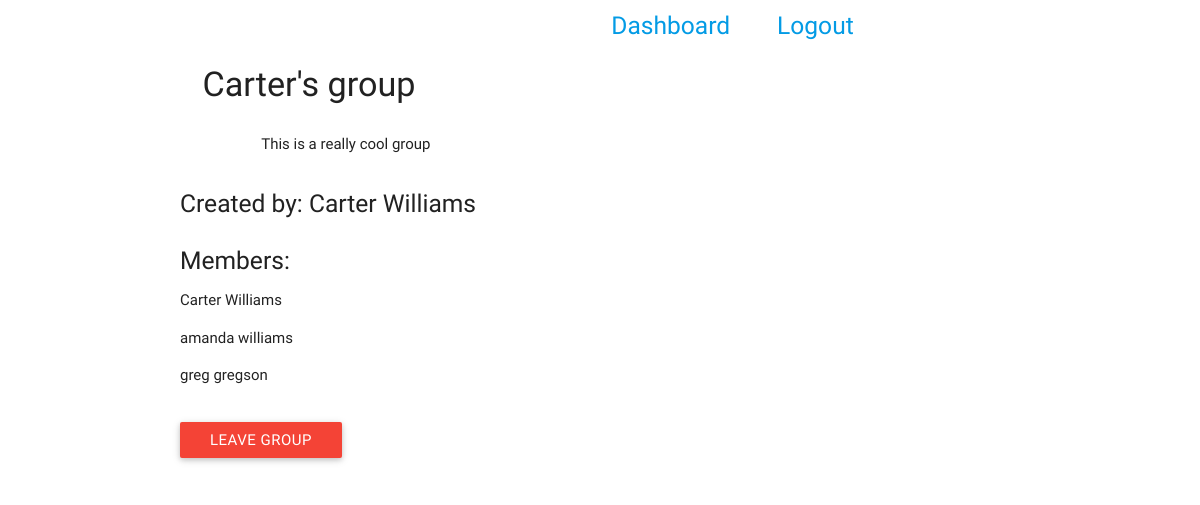
Screenshot of /groups/27/ (signed in) with the database file from the repository.
### apps/groups/models.py (models this page shows)
class Group(models.Model):
	name = models.CharField(max_length=60)
	description = models.CharField(max_length=100)
	created_by = models.ForeignKey(User)
	created_at = models.DateField(default=timezone.now())

class User(models.Model):
	first_name = models.CharField(max_length=60)
	last_name = models.CharField(max_length=60)
	username = models.CharField(max_length=60)
	password = models.CharField(max_length=60)
	created_at = models.DateField(default=timezone.now())

class Member(models.Model):
	user = models.ForeignKey(User)
	group = models.ForeignKey(Group)

### apps/groups/views.py (the view)
# urls.py: url(r'^groups/(?P<id>\d+)/$', views.singleOrganizer, name='show'),
def singleOrganizer(request, id):
	if request.method == 'DELETE':
		print 'delete'
		group = Group.objects.get(id = id)
		group.delete()
		print 'redirecting'
		return redirect('/groups')
	elif request.method == 'GET':
		print 'GET a single group'
		group = Group.objects.get(id = id)
		members = Member.objects.all().filter(group = group)
		user = User.objects.get(id = request.session['user'])
		isMember = False
		isCreator = False
		if group.created_by == user:
			isCreator = True
		for member in members:
			if member.user == user:
				isMember = True
		context = {
			'group': group,
			'members': members,
			'isCreator': isCreator,
			'isMember': isMember,
		}
		return render(request, 'groups/show.html', context)

### apps/groups/templates/groups/show.html (shortened to what this page needs)
<!DOCTYPE html>
<html>
<head>
	<link rel="stylesheet" type="text/css" href="/static/groups/assets/css/materialize.min.css">
</head>
<body>
<div class="container">
	<div class="row">
		<h5 class="col s12 right-align"><a href="/groups/" class="col s2 right-align offset-s6">Dashboard</a><a href="/users/logout/" class="col s2 right-align">Logout</a></h5>
		<h4 class="col s12">{{ group.name }}</h4>
		<div class="row">
			<p class="col s11 offset-s1">{{ group.description }}</p>
		</div>
		<div class="row">
			<h5>Created by: {{ group.created_by.first_name }} {{ group.created_by.last_name }}</h5>
		</div>
		<div class="row">
			<h5>Members:</h5>
			{% for member in members %}
			<p>{{ member.user.first_name }} {{ member.user.last_name }}</p>
			{% endfor %}
		</div>
		<div class="row">
			{% if isMember %}
				<a class="btn red" href="/members/{{ group.id }}/leave/">Leave Group</a>
			{% else %}
				<a class="btn green" href="/members/{{ group.id }}/">Join Group</a>
			{% endif %}
		</div>
	</div>
</div>
</body>
</html>

### rows the page displays
Group: name "Carter's group", description "This is a really cool group", created_by.first_name "Carter", created_by.last_name "Williams"
Member: user.first_name "Carter", user.last_name "Williams"
Member: user.first_name "amanda", user.last_name "williams"
Member: user.first_name "greg", user.last_name "gregson"
